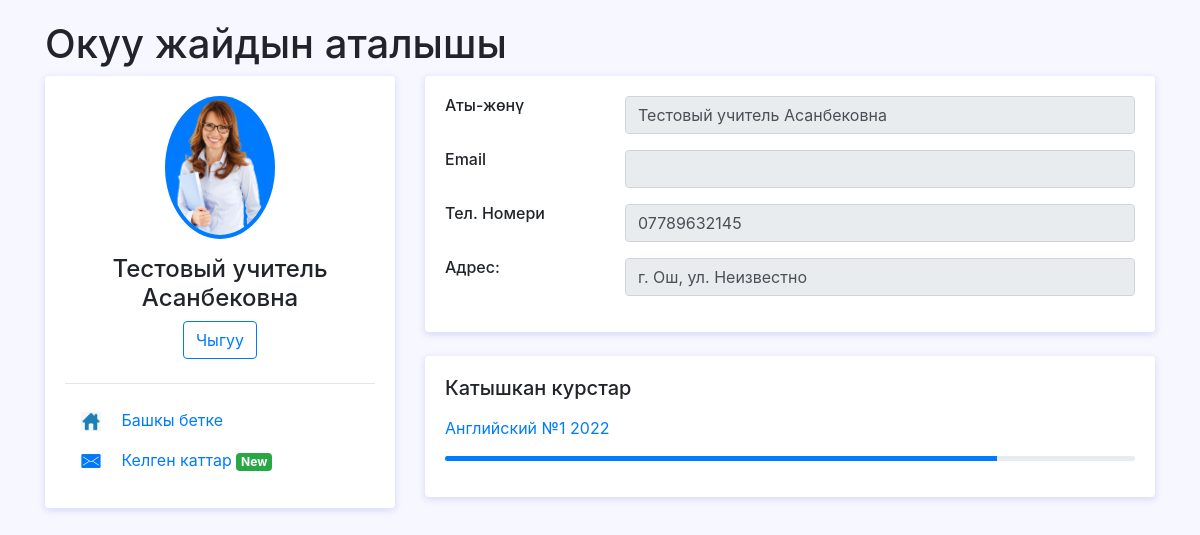
Screenshot of /home/ (signed in) with the database file from the repository.
### univerapp/models.py (models this page shows, shortened)
class User(AbstractUser):
    username = models.CharField(
        'Логин',
        max_length=150,
        unique=True,
        error_messages={
            'unique': ("Такой логин уже существует"),
        },
    )
    first_name = models.CharField('Имя', max_length=100, null=True)
    last_name = models.CharField('Фамилия', max_length=100, null=True)
    otchestvo = models.CharField('Отчество', max_length=100, null=True)
    birthday = models.DateField('Дата рождения', blank=True, null=True)
    email = models.EmailField('Email', max_length=100,null=True,blank=True)
    number = models.CharField('Номер телефона', max_length=50, null=True)
    address = models.CharField('Адрес', max_length=100, null=True)
    course = models.ManyToManyField(Course, related_name='student_course',blank=True)
    is_student = models.BooleanField('Студент', default=False)
    is_teacher = models.BooleanField('Учитель', default=False)
    image = models.ImageField(verbose_name='Фото', upload_to='uploads/accounts/', blank=True)
    class Meta:
        verbose_name = 'Пользователь'
        verbose_name_plural = 'Пользователи'

class Course(models.Model):
    name = models.CharField(max_length=100,null=False,verbose_name='Имя курса')
    teacher = models.ForeignKey('Teacher',on_delete=models.SET_NULL,null=True,blank=True,related_name='teacher_course')
    def __str__(self):
        return self.name
    class Meta:
        verbose_name = 'Курс'
        verbose_name_plural = 'Курсы'

### univerapp/views.py (the view)
# urls.py: path('home/',IndexView.as_view(),name='index'),
class IndexView(ListView):
    model = User
    template_name = 'home.html'
    def get_context_data(self,**kwargs):
        context = super(IndexView,self).get_context_data(**kwargs)
        if (self.request.user.is_teacher == True):
            context['courses'] = Course.objects.filter(teacher=self.request.user.pk)
        return context

### templates/home.html (shortened to what this page needs)
{% load static %}
<html>
<head>
    <link rel="stylesheet" href="{% static 'fonts/material-icon/css/material-design-iconic-font.min.css' %}">
    <link rel="stylesheet" href="{% static 'css/bootstrap/bootstrap.min.css' %}">
    <link rel="stylesheet" href="{% static 'css/home.css' %}">
</head>
<body>
<div class="container">
	<h1>Окуу жайдын аталышы</h1>
		<div class="main-body">
			<div class="row">
				<div class="col-lg-4">
					<div class="card">
						<div class="card-body">
							<div class="d-flex flex-column align-items-center text-center">
								{% if user.image %}
								<img src="{{ user.image.url }}" alt="Admin" class="rounded-circle p-1 bg-primary" width="110">
								{% endif %}
								<div class="mt-3">
									<h4>{{ user.last_name }} {{ user.first_name }} {{ user.otchestvo }}</h4>
									<a href="{% url 'logout' %}"><button class="btn btn-outline-primary">Чыгуу</button></a>
								</div>
							</div>
							<hr class="my-4">
								<div>
									<a href="{% url 'index' %}">
										<img src="{% static 'images/home.png' %}" style="width:20" class="ml-3">
									<p style="display: inline-block;" class="ml-3">Башкы бетке </p></a>
								</div>
							<div>
									<a href="{% url 'chats' %}">
										<img src="{% static 'images/message.png' %}" style="width:20" class="ml-3">
									<p style="display: inline-block;" class="ml-3">Келген каттар <span class="badge badge-success">New</span></p></a>
								</div>
						</div>
					</div>
				</div>
				<div class="col-lg-8">
					<div class="card">
						<div class="card-body">
							<div class="row mb-3">
								<div class="col-sm-3">
									<h6 class="mb-0">Аты-жөнү</h6>
								</div>
								<div class="col-sm-9 text-secondary">
									<input type="text" class="form-control" value="{{ user.last_name }} {{ user.first_name }} {{ user.otchestvo }}" disabled>
								</div>
							</div>
							<div class="row mb-3">
								<div class="col-sm-3">
									<h6 class="mb-0">Email</h6>
								</div>
								<div class="col-sm-9 text-secondary">
									<input type="text" class="form-control" value="{{ user.email }}" disabled>
								</div>
							</div>
							<div class="row mb-3">
								<div class="col-sm-3">
									<h6 class="mb-0">Тел. Номери</h6>
								</div>
								<div class="col-sm-9 text-secondary">
									<input type="text" class="form-control" value="{{ user.number }}" disabled>
								</div>
							</div>
							<div class="row mb-3">
								<div class="col-sm-3">
									<h6 class="mb-0">Адрес:</h6>
								</div>
								<div class="col-sm-9 text-secondary">
									<input type="text" class="form-control" value="{{ user.address }}" disabled>
								</div>
							</div>
						</div>
					</div>
					<div class="row">
						<div class="col-sm-12">
							<div class="card">
								<div class="card-body">
									<h5 class="d-flex align-items-center mb-3">Катышкан курстар</h5>
									{% if user.is_student == True %}
									{% for course in user.course.all %}
										<a href="{% url 'course_id' course.pk %}"><p>{{ course }}</p></a>
									<div class="progress mb-3" style="height: 5px">
										<div class="progress-bar bg-primary" role="progressbar" style="width: 80%" aria-valuenow="80" aria-valuemin="0" aria-valuemax="100"></div>
									</div>
									{% endfor %}
									{% else %}
									{% for course in courses %}
										<a href="{% url 'course_id' course.pk %}"><p>{{ course }}</p></a>
									<div class="progress mb-3" style="height: 5px">
										<div class="progress-bar bg-primary" role="progressbar" style="width: 80%" aria-valuenow="80" aria-valuemin="0" aria-valuemax="100"></div>
									</div>
									{% endfor %}
									{% endif %}
								</div>
							</div>
						</div>
					</div>
				</div>
			</div>
		</div>
	</div>
</body>
</html>

### static/css/home.css (style rules this page uses)
body { background: #f7f7ff; margin-top:20px; }
.card { position: relative; display: flex; flex-direction: column; min-width: 0; word-wrap: break-word; background-color: #fff; background-clip: border-box; border: 0 solid transparent; border-radius: .25rem; margin-bottom: 1.5rem; box-shadow: 0 2px 6px 0 rgb(218 218 253 / 65%), 0 2px 6px 0 rgb(206 206 238 / 54%); }

### rows the page displays
User: image (picture), last_name "Тестовый", first_name "учитель", otchestvo "Асанбековна", last_name "Тестовый учитель Асанбековна", number "07789632145", address "г. Ош, ул. Неизвестно"
Course: name "Английский №1 2022"
